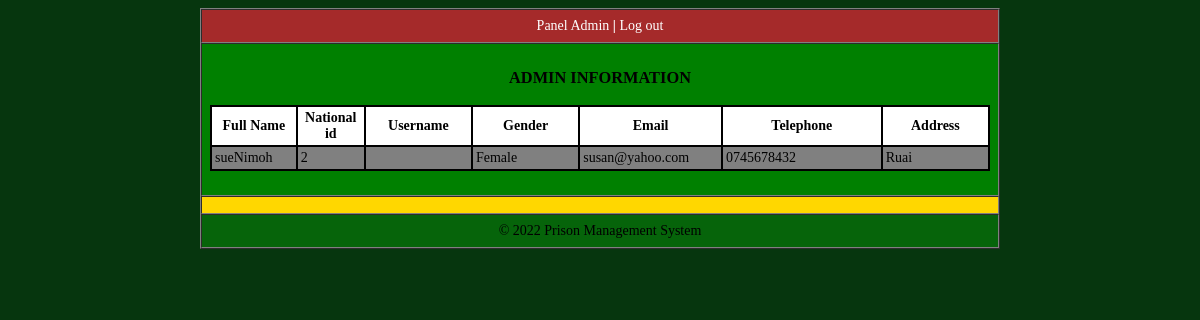
Page /admin/viewadmin.php on the earlier database version.
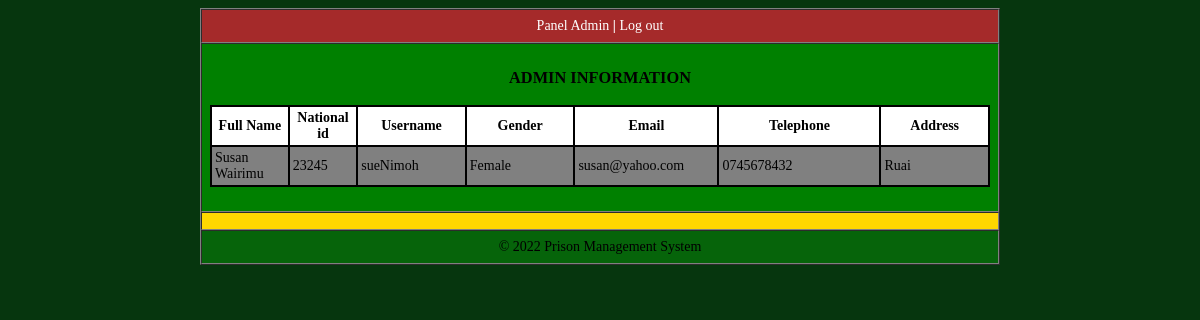
Same page on the later database version.
### tables this page shows
CREATE TABLE admin_tbl
(
  Admin_Id varchar(12) NOT NULL ,
  Admin_Name varchar(50) NOT NULL,
  Usename varchar(30) NOT NULL,
  Gender varchar(20),
  Email varchar(100),
  Telephone varchar(15),
  Address varchar(50),
  Admin_Password varchar(30) NOT NULL,
  PRIMARY KEY (Admin_Id)
);

### admin/viewadmin.php (the view, shortened to what this page needs)
<!DOCTYPE html>
<html>
<head>
    <link rel="stylesheet" media="screen" href="login.css">
</head>
<body>
    <table align='center' border='1' bgcolor='green' width='800' cellpadding='8' cellspacing='0' height='200'>
        <tr>
            <td align="center" border='1' bgcolor='brown'>
                <a href="adminpanel.php" target="_parent">Panel Admin <b>|</b></a>
                <a href="../index.php" target="_parent">Log out</a>
            </td>
        </tr>
        <tr>
            <td bgcolor='green' align='center'>
                <?php
                $host = "localhost";
                $username = "prison";
                $password = "prison123.";
                $db_name = "prison_system";
                $tbl_name = "admin_tbl";
                $con = mysqli_connect($host, $username, $password, $db_name);
                mysqli_select_db($con, "$db_name") or die("cannot connect");
                $sel = mysqli_query($con, "SELECT * from $tbl_name ORDER BY Admin_Name ASC");
                echo "<table align='center' width='100%' border='0' cellpadding='3' cellspacing='2' bgcolor='black'>
<caption><h3>ADMIN INFORMATION</h3></caption>
<tr bgcolor='white'>
<th width='3%'>Full Name</th>
<th width='3%'>National id</th>
<th width='10%'>Username</th>
<th width='10%'>Gender</th>
<th width='10%'>Email</th>
<th width='15%'>Telephone</th>
<th width='10%'>Address</th>
</tr>";
                while ($row = mysqli_fetch_array($sel)) {
                    echo "<tr bgcolor='grey'>";
                    echo  "<td width='7%'>" . $row['Admin_Name'] . "</td>";
                    echo  "<td width='3%'>" . $row['Admin_Id'] . "</td>";
                    echo  "<td width='7%'>" . $row['Usename'] . "</td>";
                    echo  "<td width='7%'>" . $row['Gender'] . "</td>";
                    echo  "<td width='10%'>" . $row['Email'] . "</td>";
                    echo  "<td width='10%'>" . $row['Telephone'] . "</td>";
                    echo  "<td width='10%'>" . $row['Address'] . "</td>";
                    echo "</tr>";
                }
                echo "</table>";
                ?>
                <br />
            </td>
        </tr>
        <tr>
            <td align='center' bgcolor='gold' height='1'><?php
                                                            include("footer.php");
                                                            ?>
            </td>
        </tr>
    </table>
</body>
</head>
</html>

Differences in the rows shown:
removed admin_tbl: Admin_Name "sueNimoh", Admin_Id "2", Gender "Female", Email "susan@yahoo.com", Telephone "0745678432", Address "Ruai"
added admin_tbl: Admin_Name "Susan Wairimu", Admin_Id "23245", Usename "sueNimoh", Gender "Female", Email "susan@yahoo.com", Telephone "0745678432", Address "Ruai"
